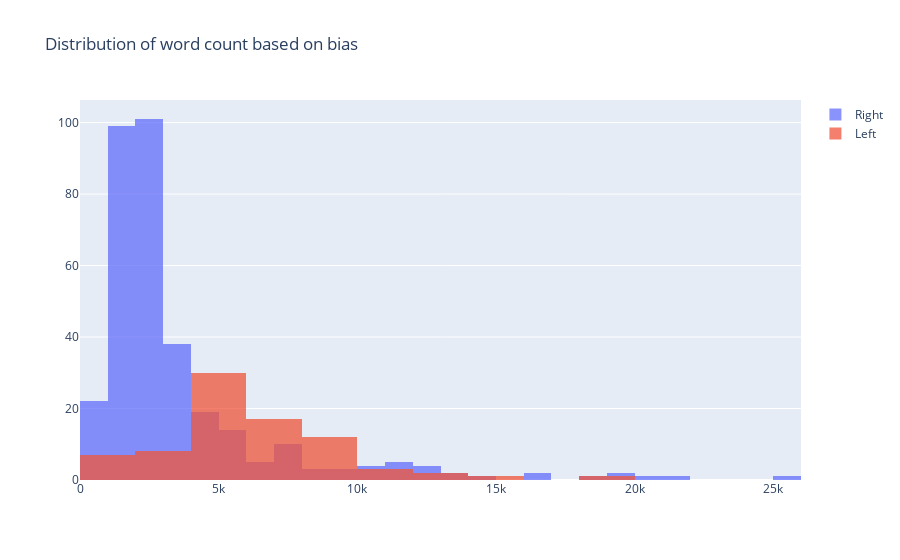

Notebook code cell kept with this figure:
### Code cell
x1 = df.loc[df['Bias_num'] == 1, 'word_count']
x0 = df.loc[df['Bias_num'] == 0, 'word_count']

trace1 = go.Histogram(
    x=x0, name='Right',
    opacity=0.75
)
trace2 = go.Histogram(
    x=x1, name = 'Left',
    opacity=0.75
)

data = [trace1, trace2]
layout = go.Layout(barmode='overlay', title='Distribution of word count based on bias')
fig = go.Figure(data=data, layout=layout)
fig.show()

### Figure 1 — Plotly figure (JSON) as saved in the notebook; plotly's stock layout.template omitted (floating-point values rounded to 4 significant figures; data arrays with more than 128 entries replaced by an {"elided": "..."} marker saying what was removed)
{"data": [{"name": "Right", "opacity": 0.75, "type": "histogram", "x": {"elided": "338 int values"}}, {"name": "Left", "opacity": 0.75, "type": "histogram", "x": [1575, 5508, 3119, 6049, 5182, 4841, 4186, 5327, 5859, 4707, 3037, 6494, 5715, 7308, 8153, 11856, 2035, 1216, 2335, 19462, 2235, 3864, 9916, 9350, 8973, 6963, 6158, 5280, 8008, 7126, 7434, 5159, 4425, 4313, 6229, 8077, 4201, 5816, 5130, 3608, 7360, 5992, 8596, 8543, 5771, 4080, 5779, 6932, 6517, 7486, 6385, 6078, 5990, 5368, 4022, 6297, 4105, 5897, 5237, 4010, 10359, 4964, 4968, 6023, 1344, 13764, 12582, 9230, 4760, 15778, 888, 1705, 1758, 8739, 4079, 10004, 9297, 773, 8768, 7990, 2146]}], "layout": {"barmode": "overlay", "title": {"text": "Distribution of word count based on bias"}}}
